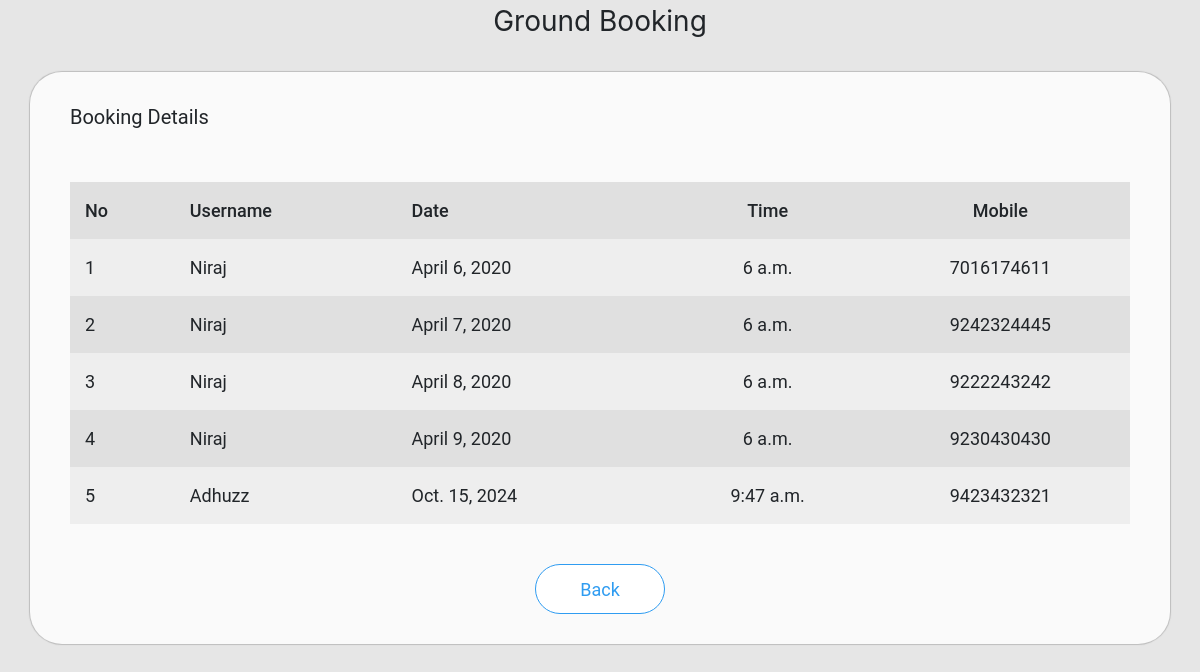
Page /scm/admin_booking (signed in) on the committed database.
### scmapp/models.py (models this page shows)
class Book_ground(models.Model):
    bid = models.AutoField(primary_key=True)
    uid = models.IntegerField()
    name = models.CharField(max_length=20)
    date = models.DateField()
    time = models.TimeField()
    mobile = models.CharField(max_length=10)

### scmapp/views.py (the view)
# urls.py: path('admin_booking', views.admin_booking, name='admin_booking'),
def admin_booking(request):
    if 'aname' in request.session:
        booking = Book_ground.objects.all()
        data = {'booking':booking}
        return render(request,'admin_booking.html',context=data)
    else:
        data = {'status':'You need to login first'}
        return render(request,'admin_login.html',context=data)

### templates/admin_booking.html (shortened to what this page needs)
<!DOCTYPE html>
{% load static %}
<html>
<head>
  <link rel="stylesheet" href="https://stackpath.bootstrapcdn.com/bootstrap/4.4.1/css/bootstrap.min.css">
  <link rel="stylesheet" href="{% static 'css/admin_event.css' %}">
</head>
<body>
<div class="container-fluid header text-center">
  Ground Booking
</div>
<div class="container box">
  Booking Details
  <table>
    <tr style="font-weight:500;">
      <td>No</td>
      <td>Username</td>
      <td>Date</td>
      <td>Time</td>
      <td>Mobile</td>
    </tr>
    {% for b in booking %}
      <tr>
        <td>{{ forloop.counter }}</td>
        <td>{{ b.name}}</td>
        <td>{{ b.date }}</td>
        <td>{{ b.time }}</td>
        <td>{{ b.mobile }}</td>
      </tr>
    {% empty %}
      <tr>
        <td colspan="5" align="center">No Bookings</td>
      </tr>
    {% endfor %}
  </table>
  <div class="footer">
    <a href="{% url 'scmapp:admin_home' %}"><button>Back</button></a>
  </div>
</div>
</body>
</html>

### static/css/admin_event.css (style rules this page uses)
body { background-color: #e6e6e6; }
.header { margin: 30 0px 0px 0px; font-size: 28px; }
.container { width: 100%; }
.box { margin-top: 30px; margin-bottom: 50px; background-color: #fafafa; font-family: 'Roboto'; font-size: 20px; padding: 30px 40px 30px 40px; border-radius: 32px; -webkit-box-shadow:0px 0px 1px 1px #bdbdbd; }
.box button { width: 130px; height: 50px; margin: 0px; background-color: #fff; outline: none; border:1.5px solid #2f9cf1; border-radius: 64px; font-size: 18px; color:#2f9cf1; }
.box table { margin:50px 0px 0px 0px; width:100%; }
.box td { padding:15px; }
.box tr { font-size: 18px; }
.box tr:nth-child(1) { font-size: 18px; font-weight: 500; background-color: #a9a9a9; }
.box tr:nth-child(even) { background-color: #eeeeee; }
.box tr:nth-child(odd) { background-color: #e0e0e0; }
.box td:nth-child(4) { text-align: center; }
.box td:nth-child(5) { text-align: center; }
.footer { margin:40px 0px 0px 0px; height: 50px; text-align: center; }

### rows in the picture
Book_ground: name "Niraj", date "April 6, 2020", time "6 a.m.", mobile "7016174611"
Book_ground: name "Niraj", date "April 7, 2020", time "6 a.m.", mobile "9242324445"
Book_ground: name "Niraj", date "April 8, 2020", time "6 a.m.", mobile "9222243242"
Book_ground: name "Niraj", date "April 9, 2020", time "6 a.m.", mobile "9230430430"
Book_ground: name "Adhuzz", date "Oct. 15, 2024", time "9:47 a.m.", mobile "9423432321"
